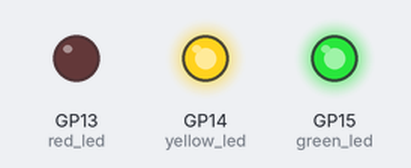
Recording of a program running on a simulated Raspberry Pi Pico running MicroPython. Parts: output pins drawn as LEDs (lit = HIGH). At 0.0 s the program stops and its outputs stay as they are.

Above: at 0.1 s.
Timing chart, 0 to 1.5 s (numbered marks = the images above):
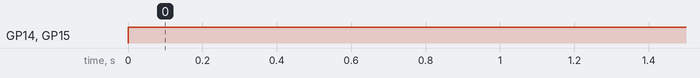

Measured:
- by itself, GP14 (yellow_led), GP15 (green_led): LOW → HIGH at 0.00 s

The program:

weather.py
```python
import machine

green_led = machine.Pin(15, machine.Pin.OUT)
green_led.on()

yellow_led = machine.Pin(14, machine.Pin.OUT)
yellow_led.on()

red_led = machine.Pin(13, machine.Pin.OUT)
red_led.on()

red_led.toggle()
```
